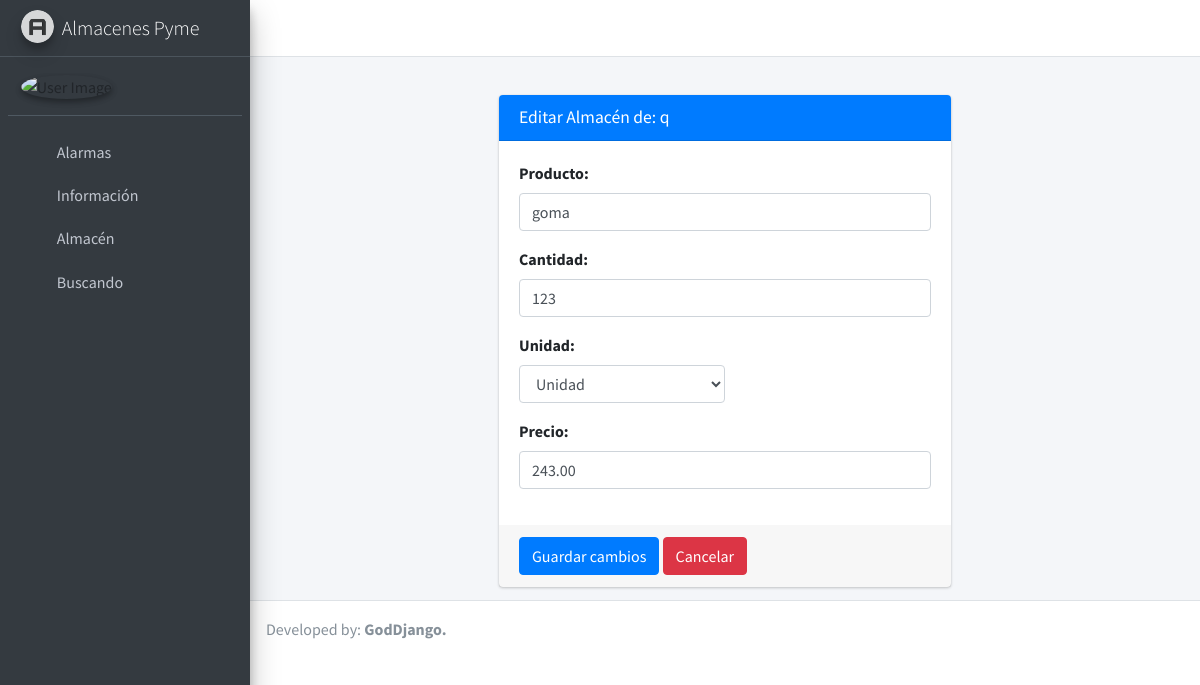
The page /root/almacen/edit/8/1 on the database its author committed.
### apps/APyme/models.py (models this page shows, shortened)
class User(AbstractUser):
    email = models.EmailField('dirección de correo', unique=True)
    USERNAME_FIELD = 'email'
    REQUIRED_FIELDS = ['username']
    def __str__(self):
        return self.username

class Almacen(models.Model):
    user = models.ForeignKey(User, on_delete=models.CASCADE, related_name='usuario_almacen')
    producto = models.CharField(max_length=100, verbose_name='producto', validators=[RegexValidator(
        regex=r'^[a-zA-Z]+$',
        message='El nombre del producto debe contener solo letras'
    )])
    cantidad = models.PositiveIntegerField(verbose_name='cantidad')
    unidad = models.CharField(max_length=100, verbose_name='unidad')
    precio = models.DecimalField(verbose_name='precio', max_digits=8, decimal_places=2)
    updated_at = models.DateTimeField(auto_now=True)

class Unidad(models.Model):
    unidad = models.CharField(max_length=100, verbose_name='unidad de medida', unique=True)
    def __str__(self):
        return self.unidad

### apps/APyme/views.py (the view)
# urls.py: path('root/almacen/edit/<int:pk>/<int:user>', EditAlmacenRoot, name='EditAlmacenRoot'),
def EditAlmacenRoot(request, pk, user):
    alm = get_object_or_404(Almacen, pk=pk)
    if request.method == 'POST':
        form = AlmacenFormRoot(instance=alm, data=request.POST)
        if form.is_valid():
            form.instance.user_id = user
            form.save()
            return HttpResponseRedirect(reverse('DetailsRoot', kwargs={'pk': user}))
    return render(request, 'Root/createProductoRoot.html', {
        'almacen': alm,
        'form': AlmacenFormRoot(instance=alm),
        'empresa': User.objects.get(id=user),
        'header': 'Editar Almacén de:',
        'boton': 'Guardar cambios',
        'unidades': Unidad.objects.all(),
        'success_url': reverse('DetailsRoot', kwargs={'pk': user}),
    })

### apps/APyme/forms.py
class AlmacenFormRoot(ModelForm):
    producto = CharField(max_length=100,
                         required=True,
                         widget=TextInput(
                             attrs={'class': 'form-control', 'placeholder': 'Entre el nombre de producto'}))
    cantidad = IntegerField(max_value=99999, required=True,
                            widget=NumberInput(attrs={'class': 'form-control', 'placeholder': 'Entre la cantidad'}))
    precio = DecimalField(required=True,
                          widget=NumberInput(attrs={'class': 'form-control', 'placeholder': 'Entre el precio'}))
    class Meta:
        model = Almacen
        fields = ['producto', 'precio', 'cantidad', 'unidad']

### apps/APyme/context_processors.py (called while the page is built)
def ctx_dict(request):
    if request.user.is_authenticated:
        return {
            'buscandosC': Buscando.objects.filter(user=get_current_user()),
            'almacenesC': Almacen.objects.filter(user=get_current_user()),
            'alarmasC': Alarmas.objects.filter(user2=get_current_user()),
            'empresasC': User.objects.exclude(is_superuser=True),
        }
    else:
        return {
            'buscandos': None,
            'almacenes': None,
            'alarmas': None,
        }

### apps/APyme/templates/Root/createProductoRoot.html (shortened to what this page needs)
{% extends 'base.html' %}
{% block content %}
    <div class="col-md-6 container">
        <div class="card card-primary">
            <div class="card-header">
                <h3 class="card-title">{{ header }} {{ empresa }}</h3>
            </div>
            <form method="post" action="">
                <div class="card-body">
                    <div class="form-group">
                        <label for="exampleInputPassword1">{{ form.producto.label }}:</label>
                        {{ form.producto }}
                    </div>
                    <div class="form-group">
                        <label for="exampleInputPassword1">{{ form.cantidad.label }}:</label>
                        {{ form.cantidad }}
                    </div>
                    <div class="form-group">
                        <label for="exampleInputPassword1">{{ form.unidad.label }}:</label>
                        <select class="w-50 form-control" name="unidad">
                            {% for u in unidades %}
                                <option>{{ u }}</option>
                            {% endfor %}
                        </select>
                    </div>
                    <div class="form-group">
                        <label for="exampleInputPassword1">{{ form.precio.label }}:</label>
                        {{ form.precio }}
                    </div>
                </div>
                <div class="card-footer">
                    <button type="submit" class="btn btn-primary">{{ boton }}</button>
                    <a href="{{ success_url }}" type="submit" class="btn btn-danger">Cancelar</a>
                </div>
            </form>
        </div>
    </div>
{% endblock %}

### rows shown on the page
User: username "q"
Almacen: producto "goma", cantidad "123", precio "243.00"
Unidad: unidad.label "Unidad"

### other values the page prints
{{ header }} "Editar Almacén de:"
{{ boton }} "Guardar cambios"
form field unidad "Unidad"
